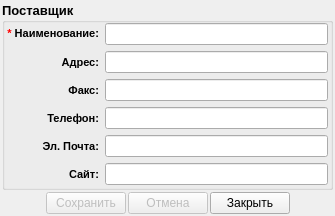
<?xml version="1.0" encoding="UTF-8"?>
<ui version="4.0">
 <class>AddEditProvider</class>
 <widget class="QDialog" name="AddEditProvider">
  <property name="geometry">
   <rect>
    <x>0</x>
    <y>0</y>
    <width>335</width>
    <height>210</height>
   </rect>
  </property>
  <property name="windowTitle">
   <string>Dialog</string>
  </property>
  <layout class="QVBoxLayout" name="verticalLayout_2">
   <property name="spacing">
    <number>2</number>
   </property>
   <property name="margin">
    <number>2</number>
   </property>
   <item>
    <widget class="QGroupBox" name="groupBox">
     <property name="font">
      <font>
       <pointsize>10</pointsize>
       <weight>75</weight>
       <bold>true</bold>
      </font>
     </property>
     <property name="title">
      <string>Поставщик</string>
     </property>
     <layout class="QVBoxLayout" name="verticalLayout">
      <property name="leftMargin">
       <number>2</number>
      </property>
      <property name="topMargin">
       <number>0</number>
      </property>
      <property name="rightMargin">
       <number>2</number>
      </property>
      <property name="bottomMargin">
       <number>2</number>
      </property>
      <item>
       <layout class="QGridLayout" name="gridLayout">
        <item row="0" column="0">
         <widget class="QLabel" name="label">
          <property name="font">
           <font>
            <weight>75</weight>
            <bold>true</bold>
           </font>
          </property>
          <property name="text">
           <string>&lt;!DOCTYPE HTML PUBLIC &quot;-//W3C//DTD HTML 4.0//EN&quot; &quot;http://www.w3.org/TR/REC-html40/strict.dtd&quot;&gt;
&lt;html&gt;&lt;head&gt;&lt;meta name=&quot;qrichtext&quot; content=&quot;1&quot; /&gt;&lt;style type=&quot;text/css&quot;&gt;
p, li { white-space: pre-wrap; }
&lt;/style&gt;&lt;/head&gt;&lt;body style=&quot; font-family:'MS Shell Dlg 2'; font-size:8.25pt; font-weight:400; font-style:normal;&quot;&gt;
&lt;p style=&quot; margin-top:0px; margin-bottom:0px; margin-left:0px; margin-right:0px; -qt-block-indent:0; text-indent:0px;&quot;&gt;&lt;span style=&quot; font-size:8pt; font-weight:600; color:#ff0000;&quot;&gt;*&lt;/span&gt;&lt;span style=&quot; font-size:8pt; font-weight:600;&quot;&gt; Наименование:&lt;/span&gt;&lt;/p&gt;&lt;/body&gt;&lt;/html&gt;</string>
          </property>
          <property name="alignment">
           <set>Qt::AlignRight|Qt::AlignTrailing|Qt::AlignVCenter</set>
          </property>
         </widget>
        </item>
        <item row="0" column="1">
         <widget class="QLineEdit" name="name">
          <property name="font">
           <font>
            <pointsize>8</pointsize>
            <weight>75</weight>
            <bold>true</bold>
           </font>
          </property>
         </widget>
        </item>
        <item row="1" column="0">
         <widget class="QLabel" name="label_2">
          <property name="font">
           <font>
            <pointsize>8</pointsize>
            <weight>75</weight>
            <bold>true</bold>
           </font>
          </property>
          <property name="text">
           <string>Адрес:</string>
          </property>
          <property name="alignment">
           <set>Qt::AlignRight|Qt::AlignTrailing|Qt::AlignVCenter</set>
          </property>
         </widget>
        </item>
        <item row="1" column="1">
         <widget class="QLineEdit" name="adress">
          <property name="font">
           <font>
            <pointsize>8</pointsize>
            <weight>75</weight>
            <bold>true</bold>
           </font>
          </property>
         </widget>
        </item>
        <item row="2" column="0">
         <widget class="QLabel" name="label_3">
          <property name="font">
           <font>
            <pointsize>8</pointsize>
            <weight>75</weight>
            <bold>true</bold>
           </font>
          </property>
          <property name="text">
           <string>Факс:</string>
          </property>
          <property name="alignment">
           <set>Qt::AlignRight|Qt::AlignTrailing|Qt::AlignVCenter</set>
          </property>
         </widget>
        </item>
        <item row="2" column="1">
         <widget class="QLineEdit" name="fax">
          <property name="font">
           <font>
            <pointsize>8</pointsize>
            <weight>75</weight>
            <bold>true</bold>
           </font>
          </property>
         </widget>
        </item>
        <item row="3" column="0">
         <widget class="QLabel" name="label_4">
          <property name="font">
           <font>
            <pointsize>8</pointsize>
            <weight>75</weight>
            <bold>true</bold>
           </font>
          </property>
          <property name="text">
           <string>Телефон:</string>
          </property>
          <property name="alignment">
           <set>Qt::AlignRight|Qt::AlignTrailing|Qt::AlignVCenter</set>
          </property>
         </widget>
        </item>
        <item row="3" column="1">
         <widget class="QLineEdit" name="phone">
          <property name="font">
           <font>
            <pointsize>8</pointsize>
            <weight>75</weight>
            <bold>true</bold>
           </font>
          </property>
         </widget>
        </item>
        <item row="4" column="0">
         <widget class="QLabel" name="label_5">
          <property name="font">
           <font>
            <pointsize>8</pointsize>
            <weight>75</weight>
            <bold>true</bold>
           </font>
          </property>
          <property name="text">
           <string>Эл. Почта:</string>
          </property>
          <property name="alignment">
           <set>Qt::AlignRight|Qt::AlignTrailing|Qt::AlignVCenter</set>
          </property>
         </widget>
        </item>
        <item row="4" column="1">
         <widget class="QLineEdit" name="email">
          <property name="font">
           <font>
            <pointsize>8</pointsize>
            <weight>75</weight>
            <bold>true</bold>
           </font>
          </property>
         </widget>
        </item>
        <item row="5" column="0">
         <widget class="QLabel" name="label_6">
          <property name="font">
           <font>
            <pointsize>8</pointsize>
            <weight>75</weight>
            <bold>true</bold>
           </font>
          </property>
          <property name="text">
           <string>Сайт:</string>
          </property>
          <property name="alignment">
           <set>Qt::AlignRight|Qt::AlignTrailing|Qt::AlignVCenter</set>
          </property>
         </widget>
        </item>
        <item row="5" column="1">
         <widget class="QLineEdit" name="www">
          <property name="font">
           <font>
            <pointsize>8</pointsize>
            <weight>75</weight>
            <bold>true</bold>
           </font>
          </property>
         </widget>
        </item>
       </layout>
      </item>
     </layout>
    </widget>
   </item>
   <item>
    <layout class="QHBoxLayout" name="horizontalLayout">
     <property name="spacing">
      <number>2</number>
     </property>
     <item>
      <spacer name="horizontalSpacer">
       <property name="orientation">
        <enum>Qt::Horizontal</enum>
       </property>
       <property name="sizeHint" stdset="0">
        <size>
         <width>40</width>
         <height>20</height>
        </size>
       </property>
      </spacer>
     </item>
     <item>
      <widget class="QPushButton" name="saveButton">
       <property name="enabled">
        <bool>false</bool>
       </property>
       <property name="text">
        <string>Сохранить</string>
       </property>
       <property name="icon">
        <iconset resource="../icons.qrc">
         <normaloff>:/16x16/save/ico/filesaveas_16x16.png</normaloff>:/16x16/save/ico/filesaveas_16x16.png</iconset>
       </property>
      </widget>
     </item>
     <item>
      <widget class="QPushButton" name="revertButton">
       <property name="enabled">
        <bool>false</bool>
       </property>
       <property name="text">
        <string>Отмена</string>
       </property>
       <property name="icon">
        <iconset resource="../icons.qrc">
         <normaloff>:/16x16/revert/ico/revert_save_16x16.png</normaloff>:/16x16/revert/ico/revert_save_16x16.png</iconset>
       </property>
      </widget>
     </item>
     <item>
      <widget class="QPushButton" name="closeButton">
       <property name="text">
        <string>Закрыть</string>
       </property>
       <property name="icon">
        <iconset resource="../icons.qrc">
         <normaloff>:/16x16/cancelDel/ico/button_cancel_16x16 (1).png</normaloff>:/16x16/cancelDel/ico/button_cancel_16x16 (1).png</iconset>
       </property>
      </widget>
     </item>
     <item>
      <spacer name="horizontalSpacer_2">
       <property name="orientation">
        <enum>Qt::Horizontal</enum>
       </property>
       <property name="sizeHint" stdset="0">
        <size>
         <width>40</width>
         <height>20</height>
        </size>
       </property>
      </spacer>
     </item>
    </layout>
   </item>
  </layout>
 </widget>
 <resources>
  <include location="../icons.qrc"/>
 </resources>
 <connections>
  <connection>
   <sender>closeButton</sender>
   <signal>clicked()</signal>
   <receiver>AddEditProvider</receiver>
   <slot>close()</slot>
   <hints>
    <hint type="sourcelabel">
     <x>264</x>
     <y>208</y>
    </hint>
    <hint type="destinationlabel">
     <x>330</x>
     <y>204</y>
    </hint>
   </hints>
  </connection>
 </connections>
</ui>
